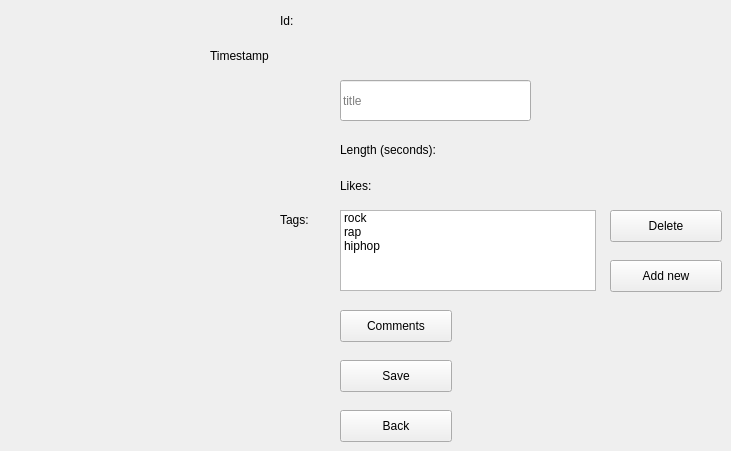
    <widget class="QWidget" name="myTrackEditPage">
     <widget class="QLabel" name="label">
      <property name="geometry">
       <rect>
        <x>210</x>
        <y>40</y>
        <width>111</width>
        <height>31</height>
       </rect>
      </property>
      <property name="text">
       <string>Timestamp</string>
      </property>
     </widget>
     <widget class="QLabel" name="label_2">
      <property name="geometry">
       <rect>
        <x>340</x>
        <y>170</y>
        <width>71</width>
        <height>31</height>
       </rect>
      </property>
      <property name="text">
       <string>Likes:</string>
      </property>
     </widget>
     <widget class="QLabel" name="label_3">
      <property name="geometry">
       <rect>
        <x>280</x>
        <y>210</y>
        <width>76</width>
        <height>20</height>
       </rect>
      </property>
      <property name="text">
       <string>Tags:</string>
      </property>
     </widget>
     <widget class="QListWidget" name="myTrackEdit_tags">
      <property name="geometry">
       <rect>
        <x>340</x>
        <y>210</y>
        <width>256</width>
        <height>81</height>
       </rect>
      </property>
      <item>
       <property name="text">
        <string>rock</string>
       </property>
      </item>
      <item>
       <property name="text">
        <string>rap</string>
       </property>
      </item>
      <item>
       <property name="text">
        <string>hiphop</string>
       </property>
      </item>
     </widget>
     <widget class="QPushButton" name="myTrackEdit_deleteTagButton">
      <property name="geometry">
       <rect>
        <x>610</x>
        <y>210</y>
        <width>112</width>
        <height>32</height>
       </rect>
      </property>
      <property name="text">
       <string>Delete</string>
      </property>
     </widget>
     <widget class="QPushButton" name="myTrackEdit_addNewTagButton">
      <property name="geometry">
       <rect>
        <x>610</x>
        <y>260</y>
        <width>112</width>
        <height>32</height>
       </rect>
      </property>
      <property name="text">
       <string>Add new</string>
      </property>
     </widget>
     <widget class="QPushButton" name="myTrackEdit_commentsButton">
      <property name="geometry">
       <rect>
        <x>340</x>
        <y>310</y>
        <width>112</width>
        <height>32</height>
       </rect>
      </property>
      <property name="text">
       <string>Comments</string>
      </property>
     </widget>
     <widget class="QLineEdit" name="myTrackEdit_titleLineEdit">
      <property name="geometry">
       <rect>
        <x>340</x>
        <y>80</y>
        <width>191</width>
        <height>41</height>
       </rect>
      </property>
      <property name="placeholderText">
       <string>title</string>
      </property>
     </widget>
     <widget class="QLabel" name="label_6">
      <property name="geometry">
       <rect>
        <x>340</x>
        <y>140</y>
        <width>141</width>
        <height>20</height>
       </rect>
      </property>
      <property name="text">
       <string>Length (seconds):</string>
      </property>
     </widget>
     <widget class="QLabel" name="myTrackEdit_length">
      <property name="geometry">
       <rect>
        <x>500</x>
        <y>140</y>
        <width>76</width>
        <height>20</height>
       </rect>
      </property>
      <property name="text">
       <string/>
      </property>
     </widget>
     <widget class="QLabel" name="myTrackEdit_numLikes">
      <property name="geometry">
       <rect>
        <x>500</x>
        <y>170</y>
        <width>76</width>
        <height>31</height>
       </rect>
      </property>
      <property name="text">
       <string/>
      </property>
     </widget>
     <widget class="QPushButton" name="myTrackEdit_saveButton">
      <property name="geometry">
       <rect>
        <x>340</x>
        <y>360</y>
        <width>112</width>
        <height>32</height>
       </rect>
      </property>
      <property name="text">
       <string>Save</string>
      </property>
     </widget>
     <widget class="QPushButton" name="myTrackEdit_backButton">
      <property name="geometry">
       <rect>
        <x>340</x>
        <y>410</y>
        <width>112</width>
        <height>32</height>
       </rect>
      </property>
      <property name="text">
       <string>Back</string>
      </property>
     </widget>
     <widget class="QLabel" name="myTrackEdit_timestampLabel">
      <property name="geometry">
       <rect>
        <x>340</x>
        <y>39</y>
        <width>271</width>
        <height>31</height>
       </rect>
      </property>
      <property name="text">
       <string/>
      </property>
     </widget>
     <widget class="QLabel" name="label_7">
      <property name="geometry">
       <rect>
        <x>280</x>
        <y>10</y>
        <width>31</width>
        <height>21</height>
       </rect>
      </property>
      <property name="text">
       <string>Id:</string>
      </property>
     </widget>
     <widget class="QLabel" name="myTrackEdit_trackIdLabel">
      <property name="geometry">
       <rect>
        <x>340</x>
        <y>10</y>
        <width>221</width>
        <height>21</height>
       </rect>
      </property>
      <property name="text">
       <string/>
      </property>
     </widget>
    </widget>
